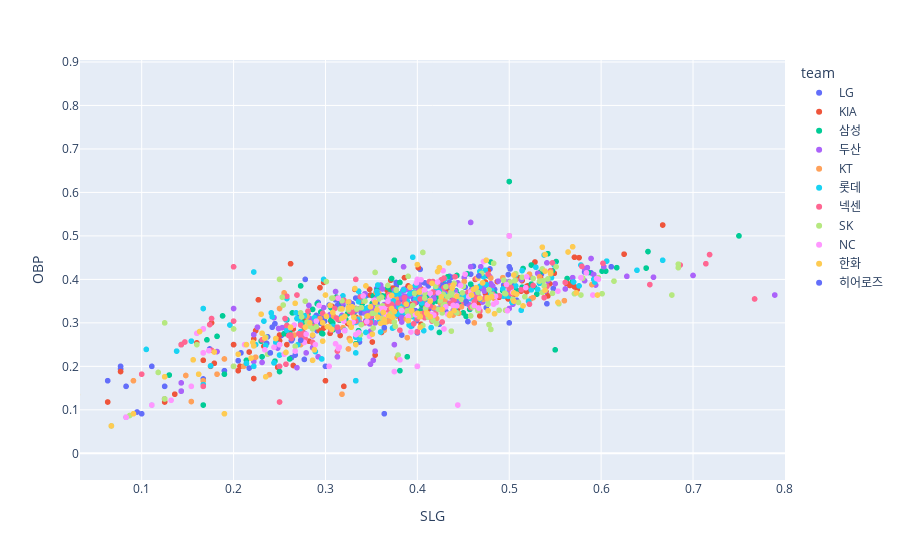

This figure's notebook cell:
### Code cell
fig = px.scatter(temp, x='SLG', y='OBP', color='team')
# fig = px.scatter(temp.loc[temp['position'].str.contains('외야수'), ['SLG', 'OBP']], x='SLG', y='OBP')
# fig = px.scatter(temp.loc[temp['position'].str.contains('포수'), ['SLG', 'OBP']], x='SLG', y='OBP')
fig.show()

### Figure 1 — Plotly figure (JSON) as saved in the notebook; plotly's stock layout.template omitted (floating-point values rounded to 4 significant figures; data arrays with more than 128 entries replaced by an {"elided": "..."} marker saying what was removed)
{"data": [{"hovertemplate": "team=LG<br>SLG=%{x}<br>OBP=%{y}<extra></extra>", "legendgroup": "LG", "marker": {"color": "#636efa", "symbol": "circle"}, "mode": "markers", "name": "LG", "showlegend": true, "type": "scattergl", "x": {"elided": "170 float values"}, "xaxis": "x", "y": {"elided": "170 float values"}, "yaxis": "y"}, {"hovertemplate": "team=KIA<br>SLG=%{x}<br>OBP=%{y}<extra></extra>", "legendgroup": "KIA", "marker": {"color": "#EF553B", "symbol": "circle"}, "mode": "markers", "name": "KIA", "showlegend": true, "type": "scattergl", "x": {"elided": "134 float values"}, "xaxis": "x", "y": {"elided": "134 float values"}, "yaxis": "y"}, {"hovertemplate": "team=삼성<br>SLG=%{x}<br>OBP=%{y}<extra></extra>", "legendgroup": "삼성", "marker": {"color": "#00cc96", "symbol": "circle"}, "mode": "markers", "name": "삼성", "showlegend": true, "type": "scattergl", "x": {"elided": "145 float values"}, "xaxis": "x", "y": {"elided": "145 float values"}, "yaxis": "y"}, {"hovertemplate": "team=두산<br>SLG=%{x}<br>OBP=%{y}<extra></extra>", "legendgroup": "두산", "marker": {"color": "#ab63fa", "symbol": "circle"}, "mode": "markers", "name": "두산", "showlegend": true, "type": "scattergl", "x": {"elided": "174 float values"}, "xaxis": "x", "y": {"elided": "174 float values"}, "yaxis": "y"}, {"hovertemplate": "team=KT<br>SLG=%{x}<br>OBP=%{y}<extra></extra>", "legendgroup": "KT", "marker": {"color": "#FFA15A", "symbol": "circle"}, "mode": "markers", "name": "KT", "showlegend": true, "type": "scattergl", "x": [0.2, 0.266, 0.371, 0.148, 0.472, 0.19, 0.59, 0.182, 0, 0.376, 0.526, 0.318, 0, 0.448, 0.533, 0.421, 0.404, 0.389, 0.417, 0.25, 0, 0.524, 0.091, 0.309, 0.483, 0.367, 0.418, 0.462, 0.445, 0.436, 0.388, 0.43, 0.319, 0.439, 0.56, 0.451, 0.367, 0.395, 0.337, 0.426, 0, 0.167, 0.357, 0.28, 0.326, 0.294, 0, 0.325, 0.48, 0.404, 0.402, 0.358, 0.493, 0.273, 0.334, 0.378, 0.125, 0, 0.522, 0, 0.364, 0.377, 0.425, 0.507, 0.239, 0.255, 0.34, 0.371, 0.154, 0, 0.224, 0.211, 0.355], "xaxis": "x", "y": [0.2, 0.272, 0.304, 0.179, 0.354, 0.217, 0.388, 0.182, 0, 0.317, 0.358, 0.136, 0, 0.337, 0.406, 0.31, 0.321, 0.266, 0.37, 0.333, 0, 0.356, 0.167, 0.315, 0.357, 0.324, 0.335, 0.3, 0.322, 0.37, 0.309, 0.352, 0.289, 0.318, 0.351, 0.395, 0.303, 0.314, 0.311, 0.369, 0, 0.167, 0.328, 0.315, 0.264, 0.31, 0, 0.24, 0.403, 0.375, 0.358, 0.368, 0.404, 0.25, 0.331, 0.22, 0.125, 0, 0.412, 0, 0.283, 0.355, 0.346, 0.399, 0.181, 0.369, 0.35, 0.332, 0.119, 0.25, 0.221, 0.2, 0.37], "yaxis": "y"}, {"hovertemplate": "team=롯데<br>SLG=%{x}<br>OBP=%{y}<extra></extra>", "legendgroup": "롯데", "marker": {"color": "#19d3f3", "symbol": "circle"}, "mode": "markers", "name": "롯데", "showlegend": true, "type": "scattergl", "x": {"elided": "154 float values"}, "xaxis": "x", "y": {"elided": "154 float values"}, "yaxis": "y"}, {"hovertemplate": "team=넥센<br>SLG=%{x}<br>OBP=%{y}<extra></extra>", "legendgroup": "넥센", "marker": {"color": "#FF6692", "symbol": "circle"}, "mode": "markers", "name": "넥센", "showlegend": true, "type": "scattergl", "x": {"elided": "134 float values"}, "xaxis": "x", "y": {"elided": "134 float values"}, "yaxis": "y"}, {"hovertemplate": "team=SK<br>SLG=%{x}<br>OBP=%{y}<extra></extra>", "legendgroup": "SK", "marker": {"color": "#B6E880", "symbol": "circle"}, "mode": "markers", "name": "SK", "showlegend": true, "type": "scattergl", "x": {"elided": "140 float values"}, "xaxis": "x", "y": {"elided": "140 float values"}, "yaxis": "y"}, {"hovertemplate": "team=NC<br>SLG=%{x}<br>OBP=%{y}<extra></extra>", "legendgroup": "NC", "marker": {"color": "#FF97FF", "symbol": "circle"}, "mode": "markers", "name": "NC", "showlegend": true, "type": "scattergl", "x": [0.456, 0.438, 0.16, 0.483, 0.266, 0, 0.433, 0.452, 0.498, 0.314, 0.431, 0.518, 0.173, 0.234, 0.289, 0.353, 0.262, 0.315, 0.212, 0.345, 0.311, 0.244, 0.486, 0.4, 0.25, 0.279, 0.414, 0.584, 0.37, 0.255, 0.403, 0.364, 0.167, 0, 0.381, 0.458, 0.447, 0.423, 0.472, 0.277, 0.429, 0.595, 0.485, 0, 0.39, 0.366, 0.267, 0.519, 0.083, 0, 0.341, 0.422, 0.36, 0.154, 0.167, 0.408, 0.304, 0.336, 0.444, 0.578, 0.167, 0.5, 0.504, 0.497, 0.4, 0.428, 0.467, 0.398, 0.383, 0.111, 0.591, 0.439, 0.132, 0.368, 0.553, 0, 0, 0.404, 0.4, 0, 0.333, 0.363, 0.29, 0, 0.314, 0.375, 0.411, 0.597, 0, 0.348, 0.443, 0.414, 0.399, 0.413, 0.462, 0, 1, 0.33, 0.418, 0.25, 0.443, 0.321, 0.416, 0.293, 0.393, 0.32], "xaxis": "x", "y": [0.36, 0.383, 0.276, 0.343, 0.295, 0, 0.32, 0.412, 0.328, 0.357, 0.337, 0.381, 0.236, 0.238, 0.25, 0.352, 0.289, 0.244, 0.25, 0.303, 0.252, 0.244, 0.347, 0.2, 0.25, 0.274, 0.352, 0.415, 0.36, 0.228, 0.371, 0.333, 0.231, 0, 0.215, 0.371, 0.386, 0.369, 0.441, 0.255, 0.286, 0.402, 0.361, 0, 0.315, 0.318, 0.235, 0.406, 0.083, 0, 0.362, 0.394, 0.333, 0.154, 0.286, 0.376, 0.2, 0.278, 0.111, 0.404, 0.286, 0.5, 0.37, 0.388, 0.4, 0.42, 0.334, 0.319, 0.328, 0.111, 0.364, 0.34, 0.122, 0.35, 0.373, 0.167, 0, 0.399, 0.2, 0, 0.273, 0.333, 0.304, 0, 0.241, 0.188, 0.342, 0.4, 0, 0.269, 0.363, 0.368, 0.392, 0.32, 0.34, 0, 0.667, 0.302, 0.318, 0.25, 0.339, 0.282, 0.319, 0.34, 0.279, 0.304], "yaxis": "y"}, {"hovertemplate": "team=한화<br>SLG=%{x}<br>OBP=%{y}<extra></extra>", "legendgroup": "한화", "marker": {"color": "#FECB52", "symbol": "circle"}, "mode": "markers", "name": "한화", "showlegend": true, "type": "scattergl", "x": [0.414, 0.278, 0.325, 0.477, 0.351, 0.476, 0.231, 0.459, 0.411, 0.363, 0.461, 0.067, 0.573, 0.364, 0.39, 0.329, 0, 0.553, 0.326, 0.357, 0.332, 0, 0.392, 0.221, 0.388, 0.596, 0.19, 0.545, 0.318, 0.476, 0.372, 0.402, 0.539, 0.44, 0.219, 0.305, 0.372, 0.262, 0.471, 0.286, 0.318, 0.302, 0.375, 0.481, 0.354, 0.4, 0.125, 0.321, 0.508, 0.257, 0.41, 0.464, 0, 0.434, 0.505, 0.307, 0.163, 0, 0, 0.267, 0.5, 0.569, 0.333, 0.297, 0.156, 0.466, 0.373, 0.3, 0.505, 0.484, 0.286, 0.427, 0.283, 0.325, 0.539, 0.424, 0.344, 0.162, 0, 0.564, 0.436, 0.414, 0, 0.235, 0.416, 0.468, 0.435, 0.349, 0.403, 0.03, 0.331, 0.091, 0.475, 0.308, 0.246, 0.439, 0.301, 0.297, 0, 0.356, 0.4, 0.23, 0.288, 0.346, 0.205, 0.443, 0.536, 0.394, 0.179, 0.426, 0.438, 0, 0.327, 0.234, 0.515, 0.328, 0.222, 0, 0.369, 0.422, 0.505, 0.539, 0.36, 0.214, 0.364, 0.545, 0.403], "xaxis": "x", "y": [0.314, 0.29, 0.335, 0.328, 0.274, 0.358, 0.276, 0.364, 0.32, 0.324, 0.377, 0.063, 0.369, 0.3, 0.305, 0.337, 1, 0.347, 0.3, 0.313, 0.379, 0.143, 0.382, 0.255, 0.343, 0.364, 0.091, 0.413, 0.332, 0.356, 0.363, 0.371, 0.375, 0.328, 0.219, 0.34, 0.333, 0.29, 0.392, 0.214, 0.311, 0.291, 0.326, 0.36, 0.347, 0.434, 0.176, 0.315, 0.366, 0.232, 0.323, 0.381, 0, 0.438, 0.35, 0.285, 0.28, 0, 0, 0.345, 0.458, 0.475, 0.25, 0.3, 0.215, 0.403, 0.313, 0.364, 0.41, 0.321, 0.272, 0.331, 0.3, 0.348, 0.457, 0.427, 0.385, 0.182, 0, 0.463, 0.321, 0.35, 1, 0.176, 0.391, 0.357, 0.317, 0.337, 0.314, 0.135, 0.313, 0.091, 0.444, 0.324, 0.264, 0.387, 0.315, 0.258, 0, 0.33, 0.322, 0.32, 0.238, 0.316, 0.228, 0.361, 0.474, 0.328, 0.233, 0.36, 0.38, 0, 0.259, 0.265, 0.339, 0.29, 0.247, 0.105, 0.316, 0.418, 0.369, 0.419, 0.299, 0.25, 0.308, 0.416, 0.29], "yaxis": "y"}, {"hovertemplate": "team=히어로즈<br>SLG=%{x}<br>OBP=%{y}<extra></extra>", "legendgroup": "히어로즈", "marker": {"color": "#636efa", "symbol": "circle"}, "mode": "markers", "name": "히어로즈", "showlegend": true, "type": "scattergl", "x": [0.364, 0.273, 0.453, 0, 0.467, 0.24, 0], "xaxis": "x", "y": [0.289, 0.26, 0.349, 0, 0.408, 0.231, 0], "yaxis": "y"}], "layout": {"autosize": true, "legend": {"title": {"text": "team"}, "tracegroupgap": 0}, "margin": {"t": 60}, "xaxis": {"anchor": "y", "autorange": false, "domain": [0, 1], "range": [0.03286, 0.8001], "title": {"text": "SLG"}, "type": "linear"}, "yaxis": {"anchor": "x", "autorange": false, "domain": [0, 1], "range": [-0.06135, 0.9045], "title": {"text": "OBP"}, "type": "linear"}}}
